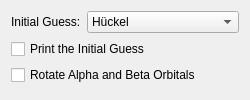
         <widget class="QWidget" name="moGuessWidget">
          <layout class="QGridLayout">
           <item row="0" column="0">
            <layout class="QHBoxLayout">
             <item>
              <widget class="QLabel" name="label_4">
               <property name="text">
                <string>Initial Guess:</string>
               </property>
               <property name="buddy">
                <cstring>basicInCombo</cstring>
               </property>
              </widget>
             </item>
             <item>
              <widget class="QComboBox" name="moGuessInitialCombo">
               <item>
                <property name="text">
                 <string>Hückel</string>
                </property>
               </item>
               <item>
                <property name="text">
                 <string>HCore</string>
                </property>
               </item>
               <item>
                <property name="text">
                 <string>MO Read ($VEC)</string>
                </property>
               </item>
               <item>
                <property name="text">
                 <string>MO Saved (DICTNRY)</string>
                </property>
               </item>
               <item>
                <property name="text">
                 <string>Skip</string>
                </property>
               </item>
              </widget>
             </item>
             <item>
              <spacer>
               <property name="orientation">
                <enum>Qt::Horizontal</enum>
               </property>
               <property name="sizeHint" stdset="0">
                <size>
                 <width>0</width>
                 <height>20</height>
                </size>
               </property>
              </spacer>
             </item>
            </layout>
           </item>
           <item row="2" column="0">
            <widget class="QCheckBox" name="moGuessRotateCheck">
             <property name="text">
              <string>Rotate Alpha and Beta Orbitals</string>
             </property>
            </widget>
           </item>
           <item row="1" column="0">
            <widget class="QCheckBox" name="moGuessPrintCheck">
             <property name="text">
              <string>Print the Initial Guess</string>
             </property>
            </widget>
           </item>
           <item row="3" column="0">
            <spacer>
             <property name="orientation">
              <enum>Qt::Vertical</enum>
             </property>
             <property name="sizeHint" stdset="0">
              <size>
               <width>20</width>
               <height>0</height>
              </size>
             </property>
            </spacer>
           </item>
          </layout>
         </widget>
